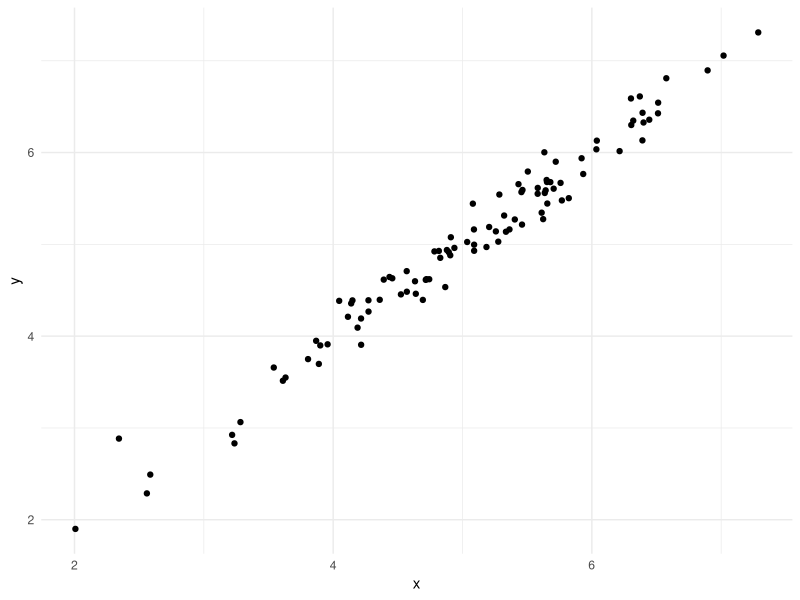
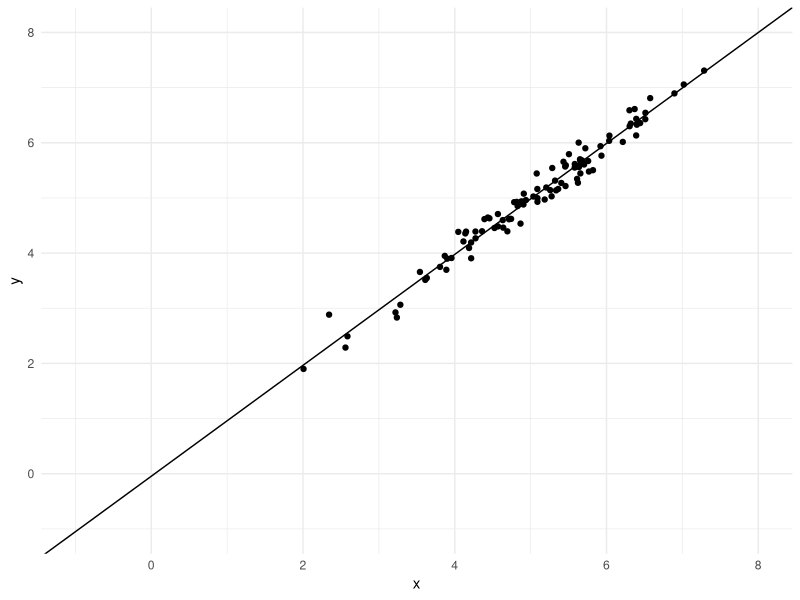
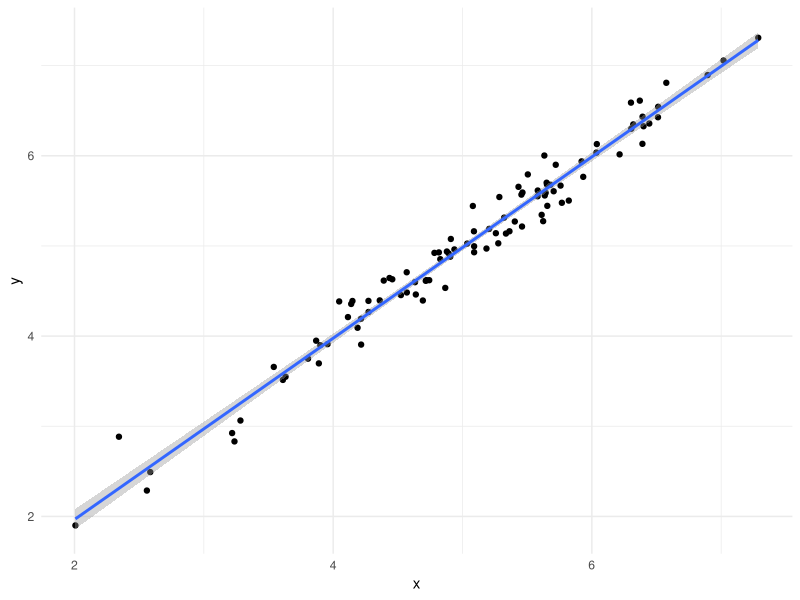
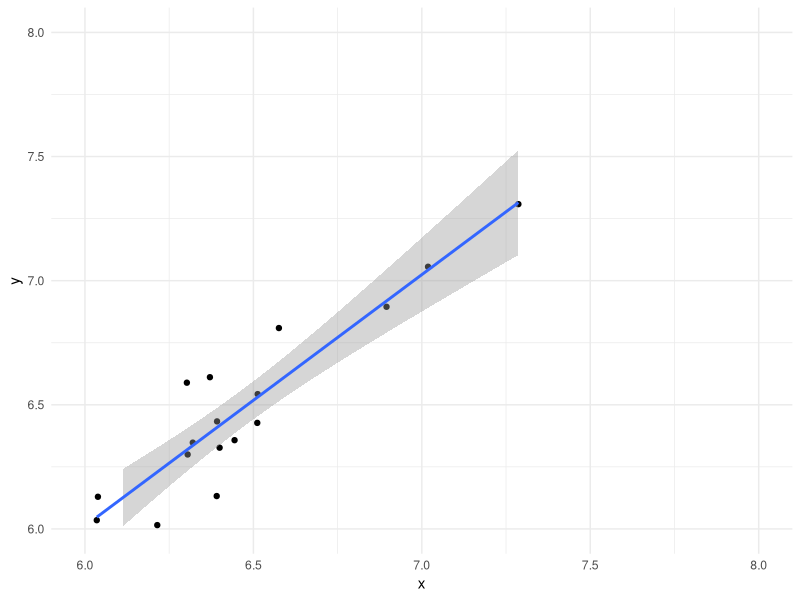
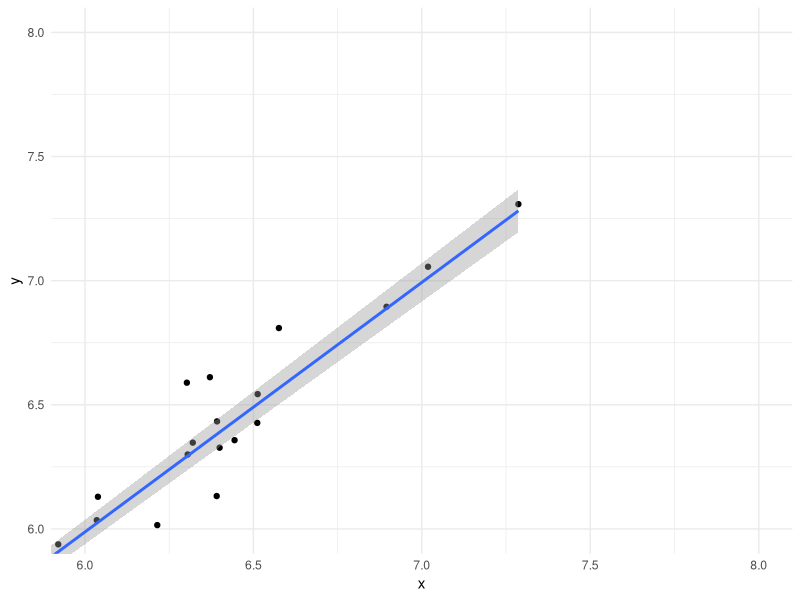
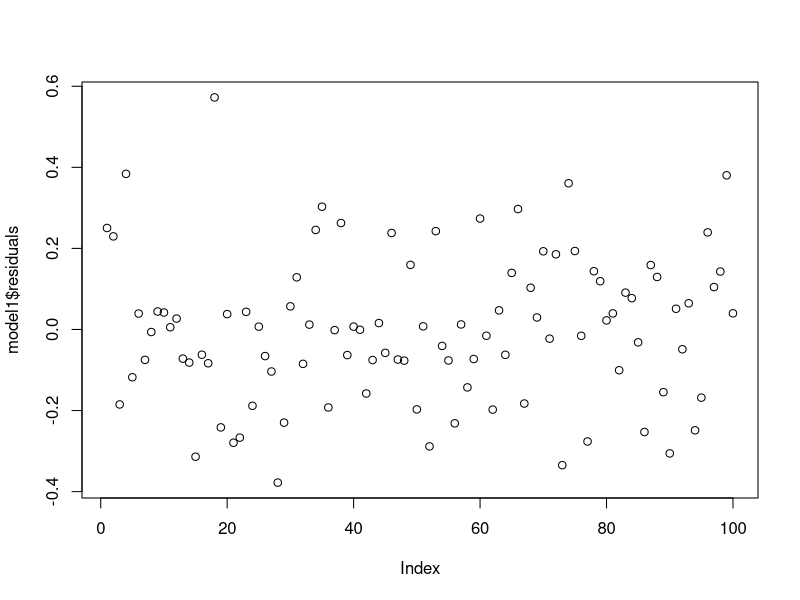
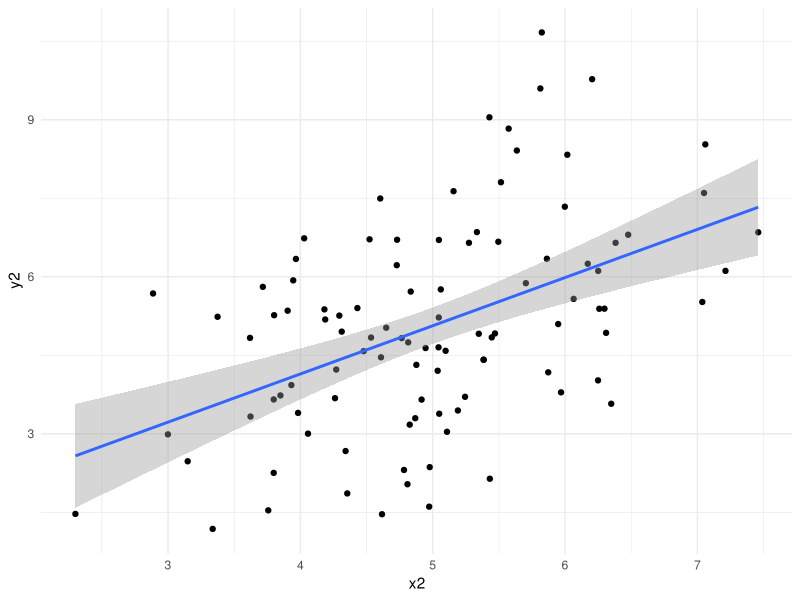
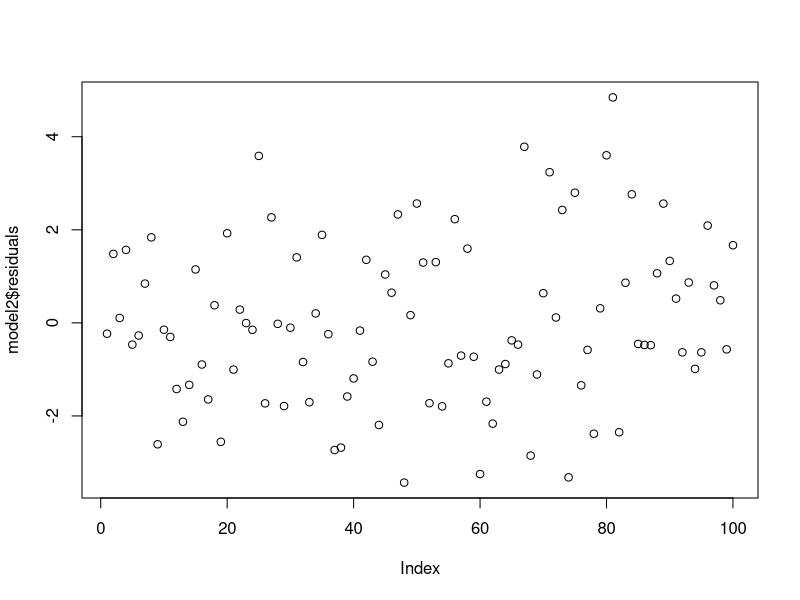

Here is the R script that generated these plots, in order:
## ---- chunk 1
knitr::opts_chunk$set(echo = TRUE)
## ---- chunk 2
library(tidyverse)
theme_set(theme_minimal())
set.seed(42)
## ---- chunk 3
x <- rnorm(n=100, mean= 5, sd=1)
error <- rnorm(n=100, mean=0, sd=.2) # to add noise
y <- x + error

data_fit <- tibble(y=y, x=x)

p1 <- ggplot(data=data_fit) + aes(x=x, y=y) +
  geom_point()
p1
## ---- chunk 4

meanX <- mean(data_fit$x)
meanX
meanY <- mean(data_fit$y)
meanY

data_fit <- data_fit %>% 
  mutate(minusMeanX = x-meanX,
         minusMeanY = y-meanY,
         productminusmeans = minusMeanX*minusMeanY,
         minusMeanXsqrd = (x-meanX)^2)
head(data_fit)

m <- sum(data_fit$productminusmeans)/sum(data_fit$minusMeanXsqrd)
m

# Rewrite above equation as b = y - mx
b <- meanY - m*meanX
b

## ---- chunk 5
p1 + geom_abline(slope = m, intercept = b) +
  coord_cartesian(xlim = c(-1,8), ylim = c(-1,8))
## ---- chunk 6
p1 + geom_smooth(method="lm", formula = "y ~ x", se=T)
## ---- chunk 7
#Example of bad practice
p1 + geom_smooth(method="lm", formula = "y ~ x", se=T) +
  xlim(c(6,8)) + 
  ylim(c(6,8))

#Better practice
p1 + geom_smooth(method="lm", formula = "y ~ x", se=T) +
  coord_cartesian(xlim=c(6,8), ylim=c(6,8))
## ---- chunk 8
model1 <- lm(y ~ x, data=data_fit)
summary(model1)
## ---- chunk 9
plot(model1$residuals)
## ---- chunk 10
x2 <- rnorm(n=100,mean= 5, sd=1) # same as x1 above
error2 <- rnorm(n=100, mean=0, sd=2)
y2 <- x2 + error2

data_fit2 <- tibble(y2=y2, x2=x2)

ggplot(data=data_fit2) + aes(x=x2, y=y2) +
  geom_point() +
  geom_smooth(method="lm", formula = "y ~ x", se = T)
## ---- chunk 11
model2 <- lm(y2 ~ x2, data=data_fit2)
summary(model2)
## ---- chunk 12
plot(model2$residuals)
## ---- chunk 13
sum(model1$residuals)
sum(model2$residuals)
## ---- chunk 14
mean((model1$residuals)^2)
mean((model2$residuals)^2)
## ---- chunk 15
x3 <- rnorm(100, mean=10, sd = 1)
y3 <- rnorm(100, mean=20, sd = 1)

data_fit3 <- tibble(y3=y3, x3=x3)

ggplot(data=data_fit3) + aes(x=x3, y=y3) +
  geom_point() +
  geom_smooth(method="lm", formula = "y ~ x", se = T)
## ---- chunk 16
model3 <- lm(y3 ~ x3, data=data_fit3)
summary(model3)
## ---- chunk 17
outlier <- c(26,15)
data_fit4 <- rbind(data_fit3, outlier)
tail(data_fit4)
## ---- chunk 18
ggplot(data=data_fit4) + aes(x=x3, y=y3) +
  geom_point() +
  geom_smooth(method="lm", formula = "y ~ x", se = T)
## ---- chunk 19
model4 <- lm(y3 ~ x3, data=data_fit4)
summary(model4)
## ---- chunk 20
plot(model4$residuals)
## ---- chunk 21
ggplot(data=data_fit2) + aes(x=x2, y=y2) +
  geom_point() +
  geom_smooth(method="lm", formula = "y ~ x", se = T) +
  geom_abline(slope = model2$coefficients[2], intercept = 2)
## ---- chunk 22
data_fit2 <- data_fit2 %>% 
  mutate(pred_newintercept_y = model2$coefficients[2]*x2 + 2, 
         pred_y = model2$coefficients[2]*x2 + model2$coefficients[1], 
         resid_bestfit = y2 - pred_y, 
         resid_newintercept = y2 - pred_newintercept_y,
         Index = row_number())

#Another way to plot the residuals of "model2"
ggplot(data=data_fit2) + aes(x=Index, y=resid_bestfit) +
  geom_point() +
  geom_hline(yintercept = 0)

#Residuals using new intercept
ggplot(data=data_fit2) + aes(x=Index, y=resid_newintercept) +
  geom_point() +
  geom_hline(yintercept = 0)

## ---- chunk 23
x <- runif(n=1000, min=-20, max=40)
error <- rnorm(1000, mean=0, sd=100)
y <- (x^2) + error

data_nonlinear <- tibble(y=y, x=x)

ggplot(data_nonlinear, aes(x = x, y = y)) +
  geom_point() +
  geom_smooth(method="lm", formula = "y ~ x", se = T)


## ---- chunk 24
model5 <- lm(y ~ x, data=data_nonlinear)
summary(model5)
plot(model5$residuals)
## ---- chunk 25
plot(model5$fitted.values, model5$residuals)
## ---- chunk 26
plot(model2$fitted.values, model2$residuals)
